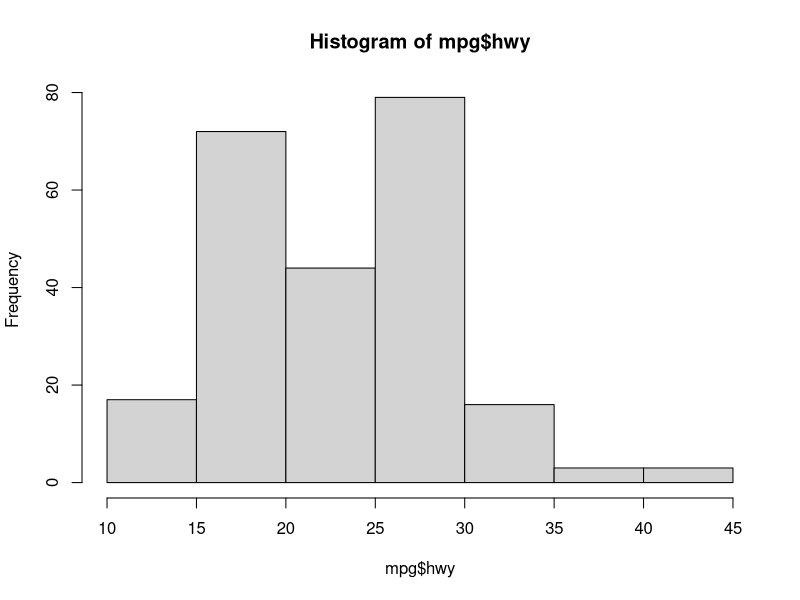

Reproduce this figure in R. (Note: this script raises an error after producing the figure.)
library(ggplot2)

head(mpg)
mean(mpg$hwy)
max(mpg$hwy)
min(mpg$hwy)
hist(mpg$hwy)

a <- 1
a
b <- 2
c <- 3
ab <- 3.5

a+b
a+b+c
4/b
5*c

d <- c(1,2,3,4,5)
e <- c(1:5)
f <- seq(1, 5)
g <- seq(1, 10, by=2)
d+2
d+e

a2 <- "a"
a2
b2 <- "text"
c2 <- "Hello world!"
c2

d2 <- c("a","b","c")
d2
e2 <- c("Hello!", "World", "is", "good")
e2

b2+2
a2+b2
